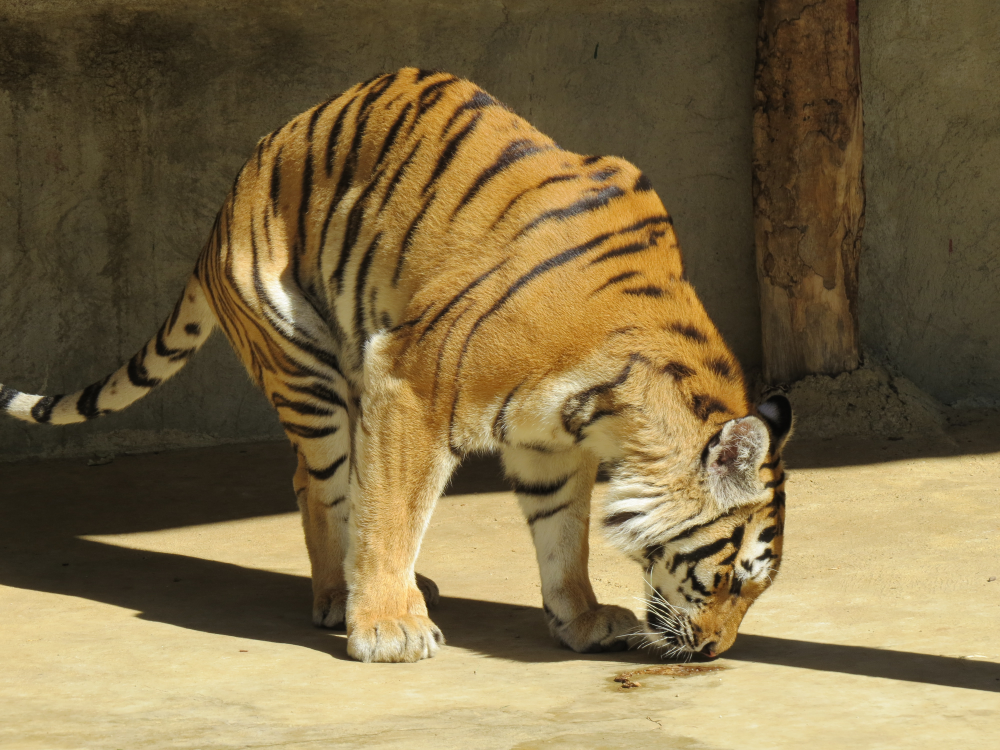
#> input picture 20230103_image_recognition/03_capture/老虎.jpg, 4000 x 3000 px (shown at 1/4 size)
$ python '02_影像裁切.py'
#> lines starting #> are read from the running program, lines starting #| are printed output that depends on the picture
### 20230103_image_recognition/03_capture/sdk/IvanCv.py
from enum import IntEnum

import cv2
import numpy as np
from PIL import Image


class Direction(IntEnum):
    # 類別變數
    HORIZONTAL = 1
    VERTICAL = 0
    BOTH = -1


class IvanCv:
    @staticmethod
    def read(file):
#> called with file = '老虎.jpg'
        img = Image.open(file)
#> img is the input picture: PIL image 4000x3000 RGB; mean R, G, B 125, 107.4, 70.3
        img = np.asarray(img)
        img = cv2.cvtColor(img, cv2.COLOR_RGB2BGR)
#> img: shape (3000, 4000, 3)
        return img

    @staticmethod
    def resize(src, width=None, height=None, scale=1):
#> called with width = 1024, height = 768, scale = 1
        h, w, _ = src.shape
#> h = 3000; w = 4000
        if width is None or height is None:
            width = int(w * scale)
            height = int(h * scale)
        dst = cv2.resize(src, (width, height), interpolation=cv2.INTER_LINEAR)
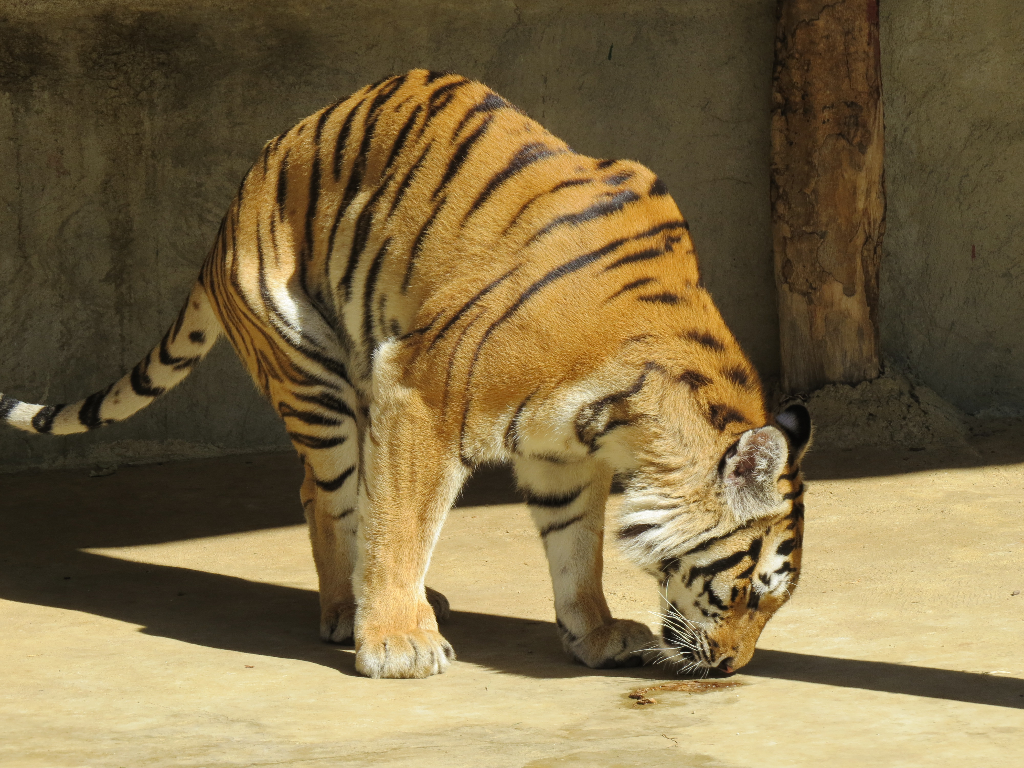
#> dst: shape (768, 1024, 3); mean B, G, R 70.2, 107.3, 124.8
        return dst

    @staticmethod
    def crop(src, x1, y1, x2, y2):
#> called with x1 = 1, y1 = 1, x2 = 512, y2 = 384
        dst = src[y1:y2, x1:x2].copy()
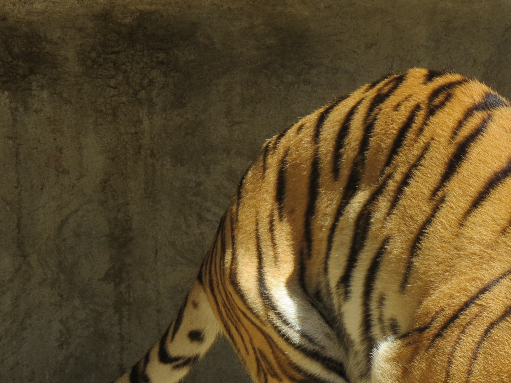
#> dst: shape (383, 511, 3); mean B, G, R 42.2, 75.6, 93.9
        return dst

    # [42 lines left out: functions shift, rotation, flip, perspective, write, not called in this run]

### 20230103_image_recognition/03_capture/02_影像裁切.py
import cv2
from PIL import Image
from sdk.IvanCv import IvanCv
import numpy as np

img = IvanCv.read('老虎.jpg')
# img = IvanCv.resize(img, scale=0.5)
img = IvanCv.resize(img, 1024, 768)
img = IvanCv.crop(img, 1, 1, 512, 384)

# [7 lines of commented-out code are left out]
cv2.imshow('tiger', img)
cv2.waitKey(0)

$ run again, with 20230103_image_recognition/03_capture/tiger2.jpg copied over 20230103_image_recognition/03_capture/老虎.jpg
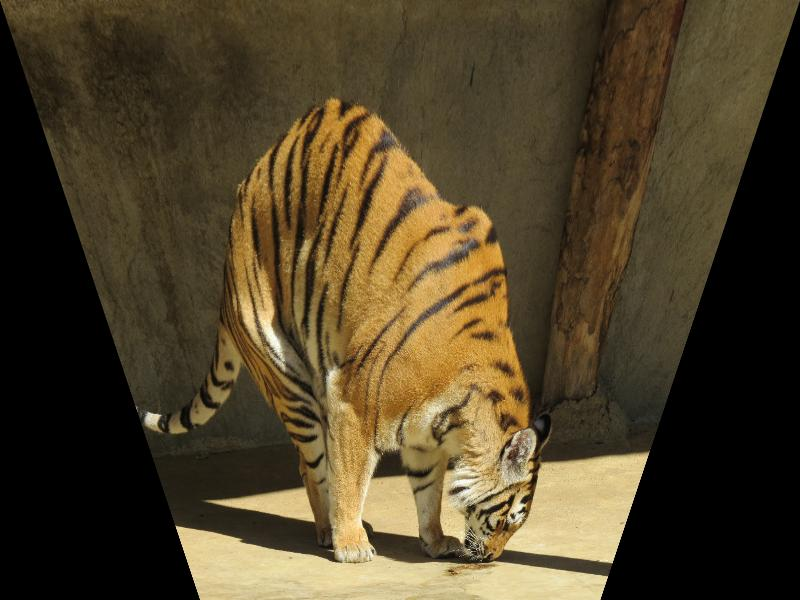
#> input picture 20230103_image_recognition/03_capture/tiger2.jpg, 800 x 600 px
#> in read, img is the input picture: PIL image 800x600 RGB; mean R, G, B 78.9, 65.9, 40.9
#> img: shape (600, 800, 3)
#> in crop, `dst = src[y1:y2, x1:x2].copy()`:
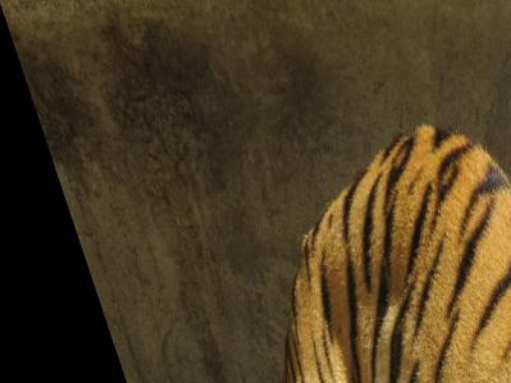
#> dst: shape (383, 511, 3); mean B, G, R 33.1, 60.1, 75.2
